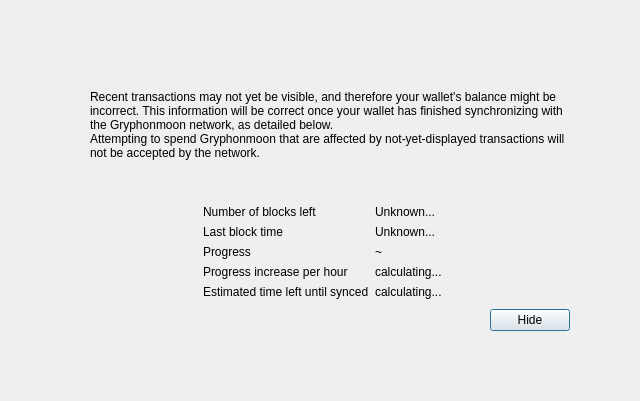
<?xml version="1.0" encoding="UTF-8"?>
<ui version="4.0">
 <class>ModalOverlay</class>
 <widget class="QWidget" name="ModalOverlay">
  <property name="geometry">
   <rect>
    <x>0</x>
    <y>0</y>
    <width>640</width>
    <height>401</height>
   </rect>
  </property>
  <property name="windowTitle">
   <string>Form</string>
  </property>
  <layout class="QVBoxLayout" name="verticalLayout" stretch="0">
   <property name="sizeConstraint">
    <enum>QLayout::SetDefaultConstraint</enum>
   </property>
   <property name="leftMargin">
    <number>0</number>
   </property>
   <property name="topMargin">
    <number>0</number>
   </property>
   <property name="rightMargin">
    <number>0</number>
   </property>
   <property name="bottomMargin">
    <number>0</number>
   </property>
   <item>
    <widget class="QWidget" name="bgWidget" native="true">
     <property name="styleSheet">
      <string notr="true"/>
     </property>
     <layout class="QVBoxLayout" name="verticalLayoutMain" stretch="0">
      <property name="leftMargin">
       <number>60</number>
      </property>
      <property name="topMargin">
       <number>60</number>
      </property>
      <property name="rightMargin">
       <number>60</number>
      </property>
      <property name="bottomMargin">
       <number>60</number>
      </property>
      <item>
       <widget class="QWidget" name="contentWidget" native="true">
        <property name="styleSheet">
         <string notr="true"/>
        </property>
        <layout class="QVBoxLayout" name="verticalLayoutSub" stretch="1,0,0,0,0">
         <property name="spacing">
          <number>0</number>
         </property>
         <property name="leftMargin">
          <number>10</number>
         </property>
         <property name="topMargin">
          <number>10</number>
         </property>
         <property name="rightMargin">
          <number>10</number>
         </property>
         <property name="bottomMargin">
          <number>10</number>
         </property>
         <item>
          <layout class="QHBoxLayout" name="horizontalLayoutIconText" stretch="0,1">
           <property name="topMargin">
            <number>20</number>
           </property>
           <item>
            <layout class="QVBoxLayout" name="verticalLayoutIcon">
             <property name="leftMargin">
              <number>0</number>
             </property>
             <item>
              <widget class="QLabel" name="warningIcon">
               <property name="text">
                <string/>
               </property>
              </widget>
             </item>
             <item>
              <spacer name="verticalSpacerWarningIcon">
               <property name="orientation">
                <enum>Qt::Vertical</enum>
               </property>
               <property name="sizeHint" stdset="0">
                <size>
                 <width>20</width>
                 <height>40</height>
                </size>
               </property>
              </spacer>
             </item>
            </layout>
           </item>
           <item>
            <layout class="QVBoxLayout" name="verticalLayoutInfoText">
             <property name="leftMargin">
              <number>0</number>
             </property>
             <property name="topMargin">
              <number>0</number>
             </property>
             <item>
              <widget class="QLabel" name="infoText">
               <property name="text">
                <string>Recent transactions may not yet be visible, and therefore your wallet's balance might be incorrect. This information will be correct once your wallet has finished synchronizing with the Gryphonmoon network, as detailed below.</string>
               </property>
               <property name="textFormat">
                <enum>Qt::RichText</enum>
               </property>
               <property name="wordWrap">
                <bool>true</bool>
               </property>
              </widget>
             </item>
             <item>
              <widget class="QLabel" name="infoTextStrong">
               <property name="text">
                <string>Attempting to spend Gryphonmoon that are affected by not-yet-displayed transactions will not be accepted by the network.</string>
               </property>
               <property name="textFormat">
                <enum>Qt::RichText</enum>
               </property>
               <property name="wordWrap">
                <bool>true</bool>
               </property>
              </widget>
             </item>
             <item>
              <spacer name="verticalSpacerInTextSpace">
               <property name="orientation">
                <enum>Qt::Vertical</enum>
               </property>
               <property name="sizeHint" stdset="0">
                <size>
                 <width>20</width>
                 <height>40</height>
                </size>
               </property>
              </spacer>
             </item>
            </layout>
           </item>
          </layout>
         </item>
         <item>
          <spacer name="verticalSpacerAfterText">
           <property name="orientation">
            <enum>Qt::Vertical</enum>
           </property>
           <property name="sizeHint" stdset="0">
            <size>
             <width>20</width>
             <height>40</height>
            </size>
           </property>
          </spacer>
         </item>
         <item>
          <layout class="QFormLayout" name="formLayout">
           <property name="fieldGrowthPolicy">
            <enum>QFormLayout::FieldsStayAtSizeHint</enum>
           </property>
           <property name="formAlignment">
            <set>Qt::AlignHCenter|Qt::AlignTop</set>
           </property>
           <property name="horizontalSpacing">
            <number>6</number>
           </property>
           <property name="verticalSpacing">
            <number>6</number>
           </property>
           <property name="topMargin">
            <number>10</number>
           </property>
           <item row="0" column="0">
            <widget class="QLabel" name="labelNumberOfBlocksLeft">
             <property name="text">
              <string>Number of blocks left</string>
             </property>
            </widget>
           </item>
           <item row="0" column="1">
            <widget class="QLabel" name="numberOfBlocksLeft">
             <property name="text">
              <string>Unknown...</string>
             </property>
            </widget>
           </item>
           <item row="1" column="0">
            <widget class="QLabel" name="labelLastBlockTime">
             <property name="text">
              <string>Last block time</string>
             </property>
            </widget>
           </item>
           <item row="1" column="1">
            <widget class="QLabel" name="newestBlockDate">
             <property name="sizePolicy">
              <sizepolicy hsizetype="Maximum" vsizetype="Preferred">
               <horstretch>0</horstretch>
               <verstretch>0</verstretch>
              </sizepolicy>
             </property>
             <property name="text">
              <string>Unknown...</string>
             </property>
            </widget>
           </item>
           <item row="2" column="0">
            <widget class="QLabel" name="labelSyncDone">
             <property name="text">
              <string>Progress</string>
             </property>
            </widget>
           </item>
           <item row="2" column="1">
            <layout class="QHBoxLayout" name="horizontalLayoutSync" stretch="0,1">
             <item>
              <widget class="QLabel" name="percentageProgress">
               <property name="text">
                <string notr="true">~</string>
               </property>
              </widget>
             </item>
            </layout>
           </item>
           <item row="4" column="0">
            <widget class="QLabel" name="labelProgressIncrease">
             <property name="text">
              <string>Progress increase per hour</string>
             </property>
            </widget>
           </item>
           <item row="4" column="1">
            <widget class="QLabel" name="progressIncreasePerH">
             <property name="text">
              <string>calculating...</string>
             </property>
            </widget>
           </item>
           <item row="5" column="0">
            <widget class="QLabel" name="labelEstimatedTimeLeft">
             <property name="text">
              <string>Estimated time left until synced</string>
             </property>
            </widget>
           </item>
           <item row="5" column="1">
            <widget class="QLabel" name="expectedTimeLeft">
             <property name="text">
              <string>calculating...</string>
             </property>
            </widget>
           </item>
          </layout>
         </item>
         <item>
          <layout class="QHBoxLayout" name="horizontalLayoutButtons">
           <property name="leftMargin">
            <number>10</number>
           </property>
           <property name="topMargin">
            <number>10</number>
           </property>
           <item>
            <spacer name="horizontalSpacer">
             <property name="orientation">
              <enum>Qt::Horizontal</enum>
             </property>
             <property name="sizeHint" stdset="0">
              <size>
               <width>40</width>
               <height>20</height>
              </size>
             </property>
            </spacer>
           </item>
           <item>
            <widget class="QPushButton" name="closeButton">
             <property name="text">
              <string>Hide</string>
             </property>
             <property name="shortcut">
              <string notr="true">Esc</string>
             </property>
             <property name="focusPolicy">
              <enum>Qt::StrongFocus</enum>
             </property>
             <property name="default">
              <bool>true</bool>
             </property>
            </widget>
           </item>
          </layout>
         </item>
         <item>
          <layout class="QVBoxLayout" name="verticalLayout_2">
           <item>
            <spacer name="verticalSpacer">
             <property name="orientation">
              <enum>Qt::Vertical</enum>
             </property>
             <property name="sizeHint" stdset="0">
              <size>
               <width>20</width>
               <height>40</height>
              </size>
             </property>
            </spacer>
           </item>
          </layout>
         </item>
        </layout>
       </widget>
      </item>
     </layout>
    </widget>
   </item>
  </layout>
 </widget>
 <resources/>
 <connections/>
</ui>
